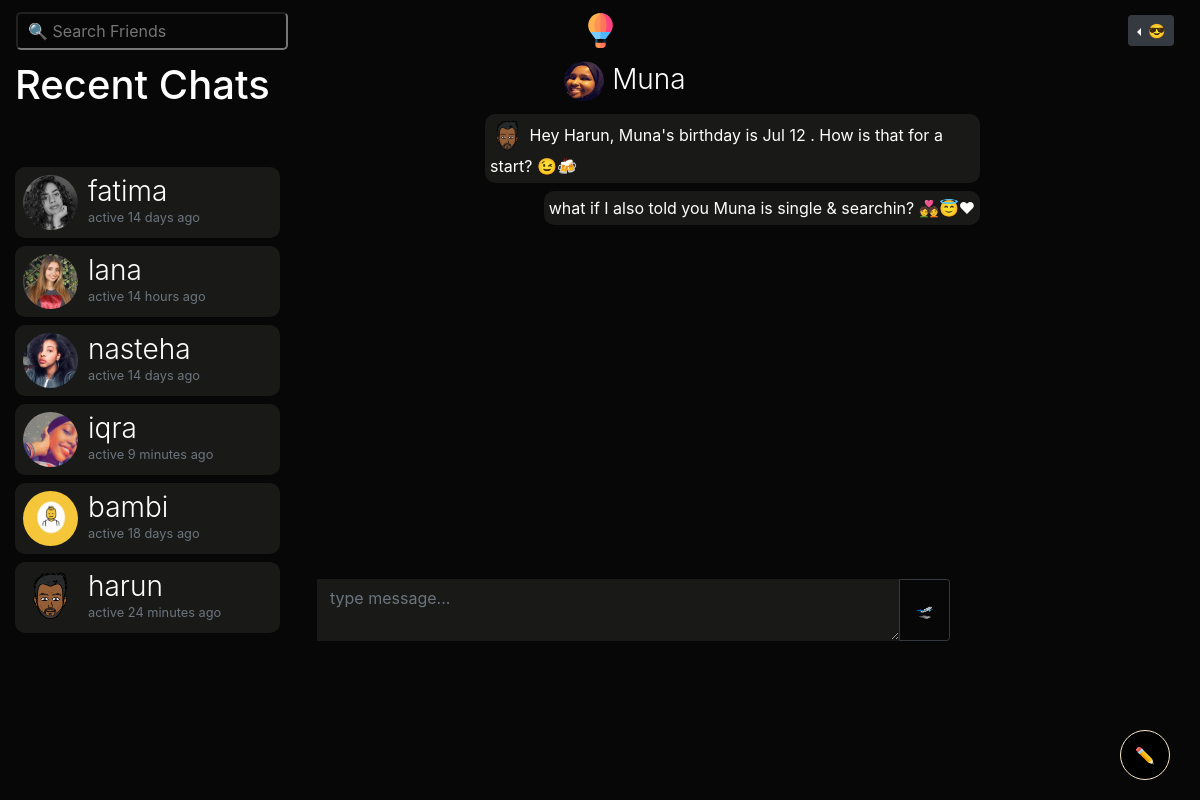
Before: /m/muna (signed in) with the older database file.
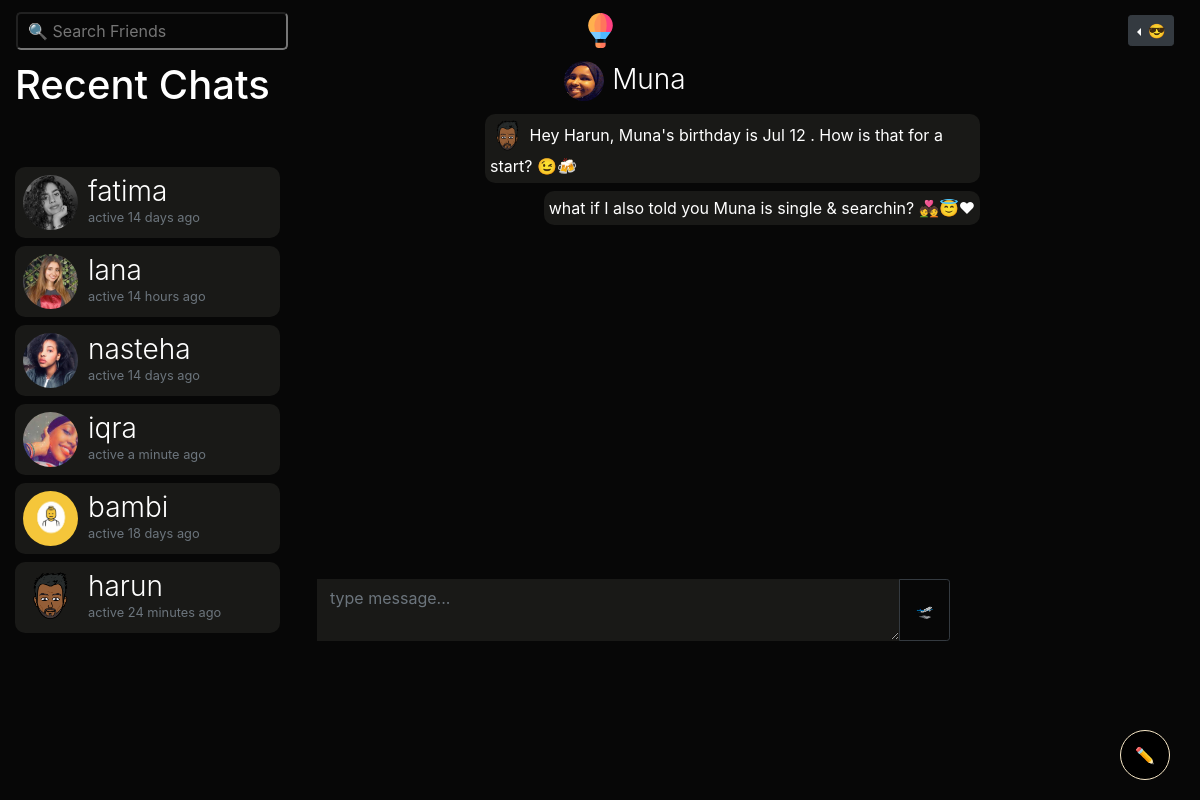
After: the same page with the newer database file.
### bambiv3/models.py (models this page shows, shortened)
class User(db.Model, UserMixin):
	id = db.Column(db.Integer, primary_key=True)
	username = db.Column(db.String(20), unique=True, nullable=False)
	email = db.Column(db.String(120), unique=True, nullable=False)
	image_file = db.Column(db.String(20), nullable=False, default='default.jpg')
	password = db.Column(db.String(60), nullable=False)
	last_seen = db.Column(db.DateTime, default=datetime.utcnow)
	date_joined = db.Column(db.DateTime, nullable=False, default=datetime.utcnow)
	department = db.Column(db.String(20), nullable=False)
	student_number = db.Column(db.Integer(), unique=True, nullable=False)
	age = db.Column(db.DateTime, nullable=False)
	gender = db.Column(db.String(20), nullable=False)
	country = db.Column(db.String(20), nullable=False)
	hobby = db.Column(db.String(20), nullable=False)
	bio = db.Column(db.String(120), nullable=True)
	private = db.Column(db.Boolean, default=False, nullable=False)
	single = db.Column(db.Boolean, default=False, nullable=False)
	snapchat = db.Column(db.String(20),default=False, nullable=False)
	instagram = db.Column(db.String(20),default=False, nullable=False)
	posts = db.relationship('Post', backref='author', lazy=True)
	products = db.relationship('Product', backref='author', lazy=True)
	comments = db.relationship("Comment", backref="author", lazy="dynamic", cascade="all, delete-orphan")
	followed = db.relationship(
		'User', secondary=followers,
		primaryjoin=(followers.c.follower_id == id),
		secondaryjoin=(followers.c.followed_id == id),
		backref=db.backref('followers', lazy='dynamic'), lazy='dynamic')
	messages_sent = db.relationship('Message',
									foreign_keys='Message.sender_id',
									backref='author', lazy='dynamic')
	messages_received = db.relationship('Message',
										foreign_keys='Message.recipient_id',
										backref='recipient', lazy='dynamic')
	last_message_read_time = db.Column(db.DateTime)
	def new_messages(self):
		last_read_time = self.last_message_read_time or datetime(1900, 1, 1)
		return Message.query.filter_by(recipient=self).filter(
			Message.timestamp > last_read_time).count()

### bambiv3/routes.py (the view)
@app.route('/m/<recipient>', methods=['GET', 'POST'])
@login_required
def message(recipient):
	current_user.last_message_read_time = datetime.utcnow()
	db.session.commit()
	recipient = recipient.lower()
	user = User.query.filter_by(username=recipient).first_or_404()
	current_user.last_message_read_time = datetime.utcnow()
	db.session.commit()
	form = MessageForm()
	if form.validate_on_submit():
		msg = m(author=current_user, recipient=user, body=form.message.data)
		db.session.add(msg)
		db.session.commit()
		flash('Your message has been sent.', 'success')
		return redirect(url_for('message', recipient=recipient))
	sent = current_user.messages_sent.filter_by(recipient_id=user.id)
	received = current_user.messages_received.filter_by(sender_id=user.id)
	messages = sent.union(received).order_by(m.timestamp.asc())
	messages_received = current_user.messages_received.order_by(m.timestamp.desc())
	messages_sent = current_user.messages_sent.order_by(m.timestamp.desc())
	recent_chats = list()
	for message in messages_received:
		recent_chats.append(message.author)
	for message in messages_sent:
		recent_chats.append(message.recipient)
	recent_chats = list(dict.fromkeys(recent_chats))
	return render_template('send_message.html', recipient=recipient, title="Chat with " + recipient.title() , user=user, form=form, messages=messages, recent_chats=recent_chats)

### bambiv3/forms.py
class MessageForm(FlaskForm):
    message = TextAreaField((''), validators=[DataRequired()]) #Length(min=0, max=140)
    submit = SubmitField('🛫')

### bambiv3/models.py (called while the page is built)
@login_manager.user_loader
def load_user(user_id):
	return User.query.get(int(user_id))

### bambiv3/routes.py (called while the page is built)
@app.before_request
def before_request():
	if current_user.is_authenticated:
		current_user.last_seen = datetime.utcnow()
		db.session.commit()

### bambiv3/templates/send_message.html (shortened to what the changed rows need)
{% extends "layout.html" %}
{% block content %}
<div class="container-fluid">
  <div class="row">
    <div class="col-lg-3 d-none d-lg-block position-fixed">
       <h1>
        Recent Chats
         {% set new_messages = current_user.new_messages() %}<span id="message_count" class="badge badge-warning"style="visibility: {% if new_messages %}visible{% else %}hidden {% endif %};">{{ new_messages }}</span></a>
      </h1>
      <div style="overflow:auto;height:500px;padding-right:5px;">
      {% for person in recent_chats %}
      <a href="{{ url_for('message',recipient=person.username) }}" style="text-decoration:none;">
      <header class="mb-2">
        <img src="{{ url_for('static', filename='profile_pics/' + person.image_file) }}" alt="default profile" class="profile-thumbnail">
        <div class="profile-name">
          <h3>{{person.username}}</h3>
          <small class="text-muted">active {{ moment(person.last_seen).fromNow() }}</small>
        </div>
      </header>
      </a>
      {% endfor %}
    </div>
</div>
{% endblock content %}

Changed rows visible on the page:
changed User "iqra": last_seen "9 minutes ago" → "a minute ago"
